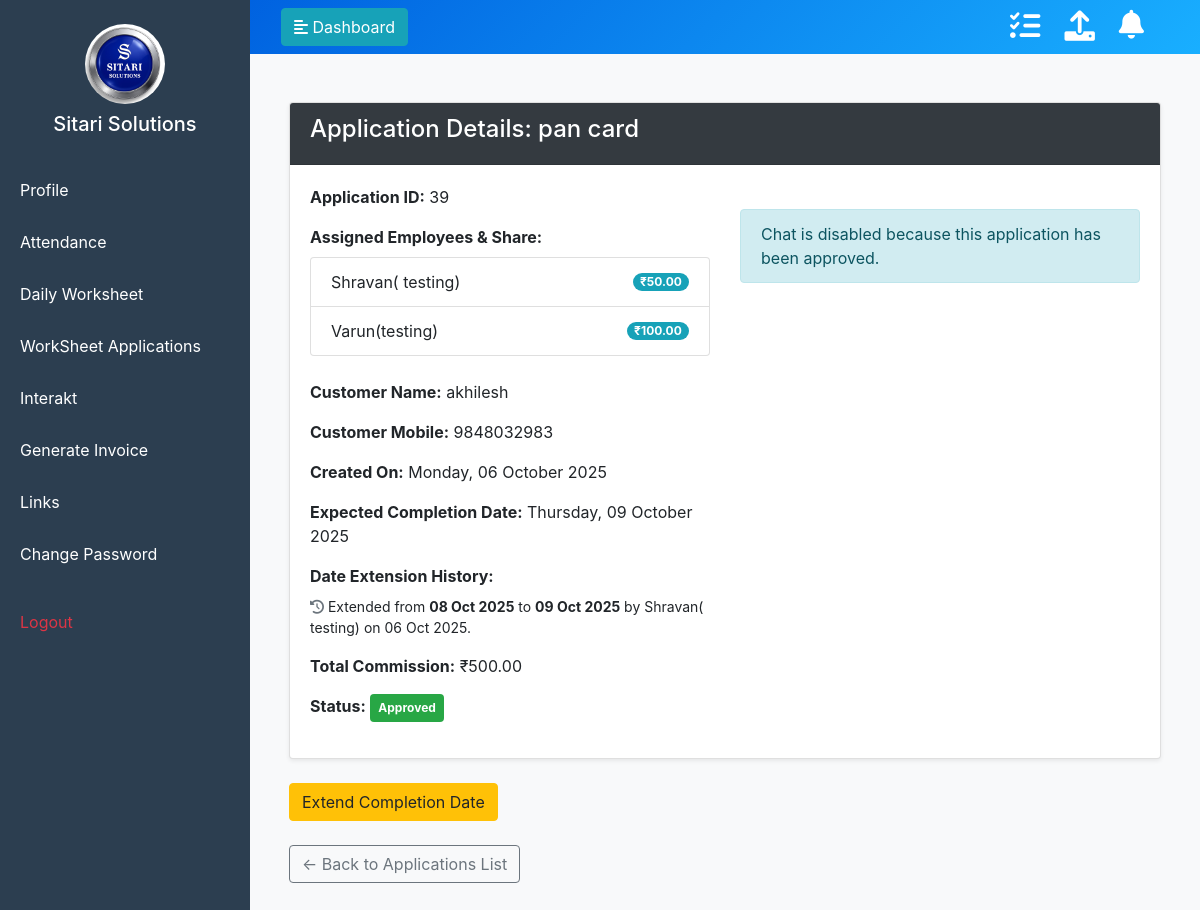
The page /applications/39/ (signed in) on the database its author committed.
### management/models.py (models this page shows, shortened)
class Application(models.Model):
    id = models.AutoField(primary_key=True)
    date_created = models.DateTimeField(auto_now_add=True)
    service_type = models.ForeignKey(
        ServiceType,
        on_delete=models.PROTECT,
        related_name='applications',
        help_text="Select the type of service for this application.",
        blank=True,
        null = True
    )
    customer_name = models.CharField(max_length=150)
    customer_mobile_number = models.CharField(max_length=15)
    expected_date_of_completion = models.DateField(
        null=True, blank=True, help_text="Expected date to complete the work"
    )
    total_commission = models.DecimalField(max_digits=10, decimal_places=2)
    approved = models.BooleanField(default=False)
    assigned_employees = models.ManyToManyField(Employee, through='ApplicationAssignment', related_name='applications')

class ServiceType(models.Model):
    name = models.CharField(max_length=255, unique=True)
    referee_commission_percentage = models.DecimalField(
        "Referee Commission (%)",
        max_digits=5,
        decimal_places=2,
        default=50.00,
        help_text="Percentage of the total commission for the employee creating the application when it is shared."
    )
    partner_commission_percentage = models.DecimalField(
        "Partner Commission (%)",
        max_digits=5,
        decimal_places=2,
        default=50.00,
        help_text="Percentage of the total commission for the employee the application is shared with."
    )

class ApplicationAssignment(models.Model):
    application = models.ForeignKey(Application, on_delete=models.CASCADE)
    employee = models.ForeignKey(Employee, on_delete=models.CASCADE)
    commission_amount = models.DecimalField(
        max_digits=10, decimal_places=2, default=0, help_text="The exact commission amount for this employee"
    )
    class Meta:
        unique_together = ('application', 'employee')

class Employee(models.Model):
    employee_id = models.AutoField(primary_key=True)
    name = models.CharField(max_length=150)
    profile_picture = models.ImageField(
        upload_to='profile_pictures/',
        default='default_profile.jpg',
        blank=True, null=True
    )
    mobile_number = models.CharField(max_length=15, unique=True)
    salary = models.DecimalField(max_digits=10, decimal_places=2)
    pf = models.DecimalField("Provident Fund (PF)", max_digits=10, decimal_places=2, null=True, blank=True)
    esi = models.DecimalField("Employee State Insurance (ESI)", max_digits=10, decimal_places=2, null=True, blank=True)
    joining_date = models.DateField()
    department = models.ForeignKey('Department', null=True, blank=True, on_delete=models.SET_NULL, related_name='employees')
    working_start_time = models.TimeField(null=True, blank=True)
    working_end_time = models.TimeField(null=True, blank=True)
    password = models.CharField(max_length=128, default="123")
    assigned_links = models.ManyToManyField(
        ManagedLink,
        blank=True,
        related_name="assigned_employees"
    )
    advances = models.DecimalField(
        "Current Advance",
        max_digits=10,
        decimal_places=2,
        default=0,
        help_text="Total outstanding advance amount taken by the employee."
    )

class ApplicationDateExtension(models.Model):
    application = models.ForeignKey(Application, on_delete=models.CASCADE, related_name='date_extensions')
    previous_date = models.DateField(null=True, blank=True)
    new_date = models.DateField()
    extended_by = models.ForeignKey(Employee, on_delete=models.SET_NULL, null=True)
    timestamp = models.DateTimeField(auto_now_add=True)
    class Meta:
        ordering = ['-timestamp']

### management/views.py (the view)
    def wrapped_view(request, *args, **kwargs):
        employee = get_logged_in_employee(request)
        if not employee:
            messages.error(request, "You must be logged in to view this page.")
            return redirect('login') # Make sure you have a 'login' URL name
        return view_func(request, employee, *args, **kwargs)

### management/context_processors.py (called while the page is built)
def notifications_context(request):
    if request.session.get('employee_id'):
        employee_id = request.session.get('employee_id')
        count = UserNotificationStatus.objects.filter(employee_id=employee_id, is_read=False).count()
        return {'unread_notification_count': count}
    return {'unread_notification_count': 0}

### management/ip_restriction.py (called while the page is built)
def get_client_ip(request):
    x_forwarded_for = request.META.get('HTTP_X_FORWARDED_FOR')
    if x_forwarded_for:
        ip = x_forwarded_for.split(',')[0].strip()
    else:
        ip = request.META.get('REMOTE_ADDR')
    return ip

    def __call__(self, request):
        ip = get_client_ip(request)
        if not self.is_ip_allowed(ip):
            logger.warning(f"Access denied for IP: {ip}")
            return HttpResponseForbidden("Access denied.")
        response = self.get_response(request)
        return response

### management/models.py (called while the page is built)
    def __str__(self):
        return self.name

### management/templatetags/upload_tags.py (called while the page is built)
@register.simple_tag
def get_upload_form():
    return EmployeeUploadForm()

### management/views.py (called while the page is built)
def get_logged_in_employee(request):
    employee_id = request.session.get('employee_id')
    if not employee_id:
        return None
    try:
        return Employee.objects.get(employee_id=employee_id)
    except Employee.DoesNotExist:
        return None

def require_employee(view_func):
    def wrapped_view(request, *args, **kwargs):
        employee = get_logged_in_employee(request)
        if not employee:
            messages.error(request, "You must be logged in to view this page.")
            return redirect('login') # Make sure you have a 'login' URL name
        return view_func(request, employee, *args, **kwargs)
    return wrapped_view

### management/templates/application_detail.html (shortened to what this page needs)
{% extends "masteremployee.html" %}
{% block content %}
<div class="container my-4">
    <div class="card shadow-sm">
        <div class="card-header bg-dark text-white">
            <h4>Application Details: {{ application.service_type.name }}</h4>
        </div>
        <div class="card-body">
            <div class="row">
                <div class="col-md-6">
                    <p><strong>Application ID:</strong> {{ application.id }}</p>
                    <div><strong>Assigned Employees & Share:</strong>
                        <ul class="list-group mt-2">
                            {% for assignment in assignments %}
                            <li class="list-group-item d-flex justify-content-between align-items-center">
                                {{ assignment.employee.name }}
                                <span class="badge badge-info badge-pill">₹{{ assignment.commission_amount|floatformat:2 }}</span>
                            </li>
                            {% endfor %}
                        </ul>
                    </div><br>
                    <p><strong>Customer Name:</strong> {{ application.customer_name }}</p>
                    <p><strong>Customer Mobile:</strong> {{ application.customer_mobile_number }}</p>
                    <p><strong>Created On:</strong> {{ application.date_created|date:"l, d F Y" }}</p>
                    <p><strong>Expected Completion Date:</strong>
                        {% if application.expected_date_of_completion %}
                            {{ application.expected_date_of_completion|date:"l, d F Y" }}
                        {% else %}
                            Not set
                        {% endif %}
                    </p>
                    {% if extension_history %}
                    <div class="mt-3">
                        <strong>Date Extension History:</strong>
                        <ul class="list-unstyled mt-2 small">
                            {% for extension in extension_history %}
                            <li class="mb-1">
                                <i class="fas fa-history text-muted"></i>
                                Extended from <strong>{{ extension.previous_date|date:"d M Y"|default:"(Original)" }}</strong> to <strong>{{ extension.new_date|date:"d M Y" }}</strong> by {{ extension.extended_by.name }} on {{ extension.timestamp|date:"d M Y" }}.
                            </li>
                            {% endfor %}
                        </ul>
                    </div>
                    {% endif %}
                    <p class="mt-3"><strong>Total Commission:</strong> ₹{{ application.total_commission|floatformat:2 }}</p>
                    <p><strong>Status:</strong>
                        <span class="badge {% if application.approved %}badge-success{% else %}badge-warning{% endif %} p-2">
                            {{ application.approved|yesno:"Approved,Pending Approval" }}
                        </span>
                    </p>
                </div>
                <div class="col-md-6">
                    {% if is_chat_active %}
                    <div class="card h-100">
                        <div class="card-header bg-secondary text-white">
                            <h5>Collaboration Chat</h5>
                        </div>
                        <div class="card-body" style="max-height: 400px; overflow-y: auto;" id="chat-box">
                            {% if chat_messages %}
                                {% for msg in chat_messages %}
                                <div class="mb-3 p-2 rounded {% if msg.employee.employee_id == request.session.employee_id %}bg-light text-right{% else %}border{% endif %}">
                                    <strong>{{ msg.employee.name }}</strong>
                                    <small class="text-muted">({{ msg.timestamp|date:"d M, H:i" }})</small>
                                    {% if msg.message %}
                                        <p class="mb-1 mt-1">{{ msg.message|linebreaksbr }}</p>
                                    {% endif %}
                                    {% if msg.file %}
                                        <a href="{{ msg.file.url }}" target="_blank" class="btn btn-sm btn-outline-primary mt-1">
                                            Download: {{ msg.file.name|cut:"chat_files/" }}
                                        </a>
                                    {% endif %}
                                </div>
                                {% endfor %}
                            {% else %}
                                <p class="text-center text-muted">No messages yet. Start the conversation!</p>
                            {% endif %}
                        </div>
                        <div class="card-footer">
                            <form method="post" enctype="multipart/form-data">
                                {% csrf_token %}
                                <div class="form-group">
                                    <textarea name="message" class="form-control" rows="2" placeholder="Type your message..."></textarea>
                                </div>
                                <div class="form-group">
                                    <label for="fileUpload">Attach File (Optional)</label>
                                    <input type="file" name="file" class="form-control-file" id="fileUpload">
                                </div>
                                <button type="submit" class="btn btn-primary">Send</button>
                            </form>
                        </div>
                    </div>
                    {% else %}
                        {% if application.assigned_employees.count > 1 %}
                        <div class="alert alert-info mt-4">Chat is disabled because this application has been approved.</div>
                        {% endif %}
                    {% endif %}
                </div>
            </div>
        </div>
    </div>
    <br>
    <button type="button" class="btn btn-warning" data-toggle="modal" data-target="#extendDateModal">
        Extend Completion Date
    </button>
    <div class="mt-4">
        <a href="{% url 'applications' %}" class="btn btn-outline-secondary">&larr; Back to Applications List</a>
    </div>
</div>
{% endblock %}

### management/templates/masteremployee.html (style rules this page uses)
body { background-color: #f8f9fa; overflow: hidden; }

### rows shown on the page
Application: service_type.name "pan card", id "39", customer_name "akhilesh", customer_mobile_number "9848032983", date_created "Monday, 06 October 2025", expected_date_of_completion "Thursday, 09 October 2025", total_commission "500.00", approved "Approved"
ApplicationAssignment: employee.name "Shravan( testing)", commission_amount "50.00"
ApplicationAssignment: employee.name "Varun(testing)", commission_amount "100.00"
ApplicationDateExtension: previous_date "08 Oct 2025", new_date "09 Oct 2025", extended_by.name "Shravan( testing)", timestamp "06 Oct 2025"
